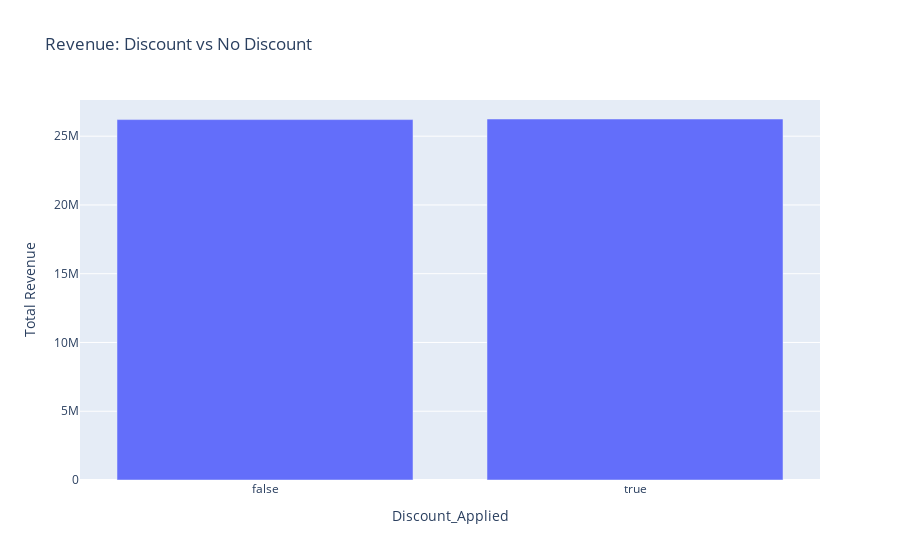

This figure's notebook cell:
### Code cell
fig = px.bar(
    discount_analysis,
    x="Discount_Applied",
    y="sum",
    title="Revenue: Discount vs No Discount",
    labels={"sum": "Total Revenue"}
)
fig.show()

### Figure 1 — Plotly figure (JSON) as saved in the notebook; plotly's stock layout.template omitted (floating-point values rounded to 4 significant figures)
{"data": [{"hovertemplate": "Discount_Applied=%{x}<br>Total Revenue=%{y}<extra></extra>", "legendgroup": "", "marker": {"color": "#636efa", "pattern": {"shape": ""}}, "name": "", "orientation": "v", "showlegend": false, "textposition": "auto", "type": "bar", "x": [false, true], "xaxis": "x", "y": [26210000.0, 26250000.0], "yaxis": "y"}], "layout": {"barmode": "relative", "legend": {"tracegroupgap": 0}, "title": {"text": "Revenue: Discount vs No Discount"}, "xaxis": {"anchor": "y", "domain": [0, 1], "title": {"text": "Discount_Applied"}}, "yaxis": {"anchor": "x", "domain": [0, 1], "title": {"text": "Total Revenue"}}}}
